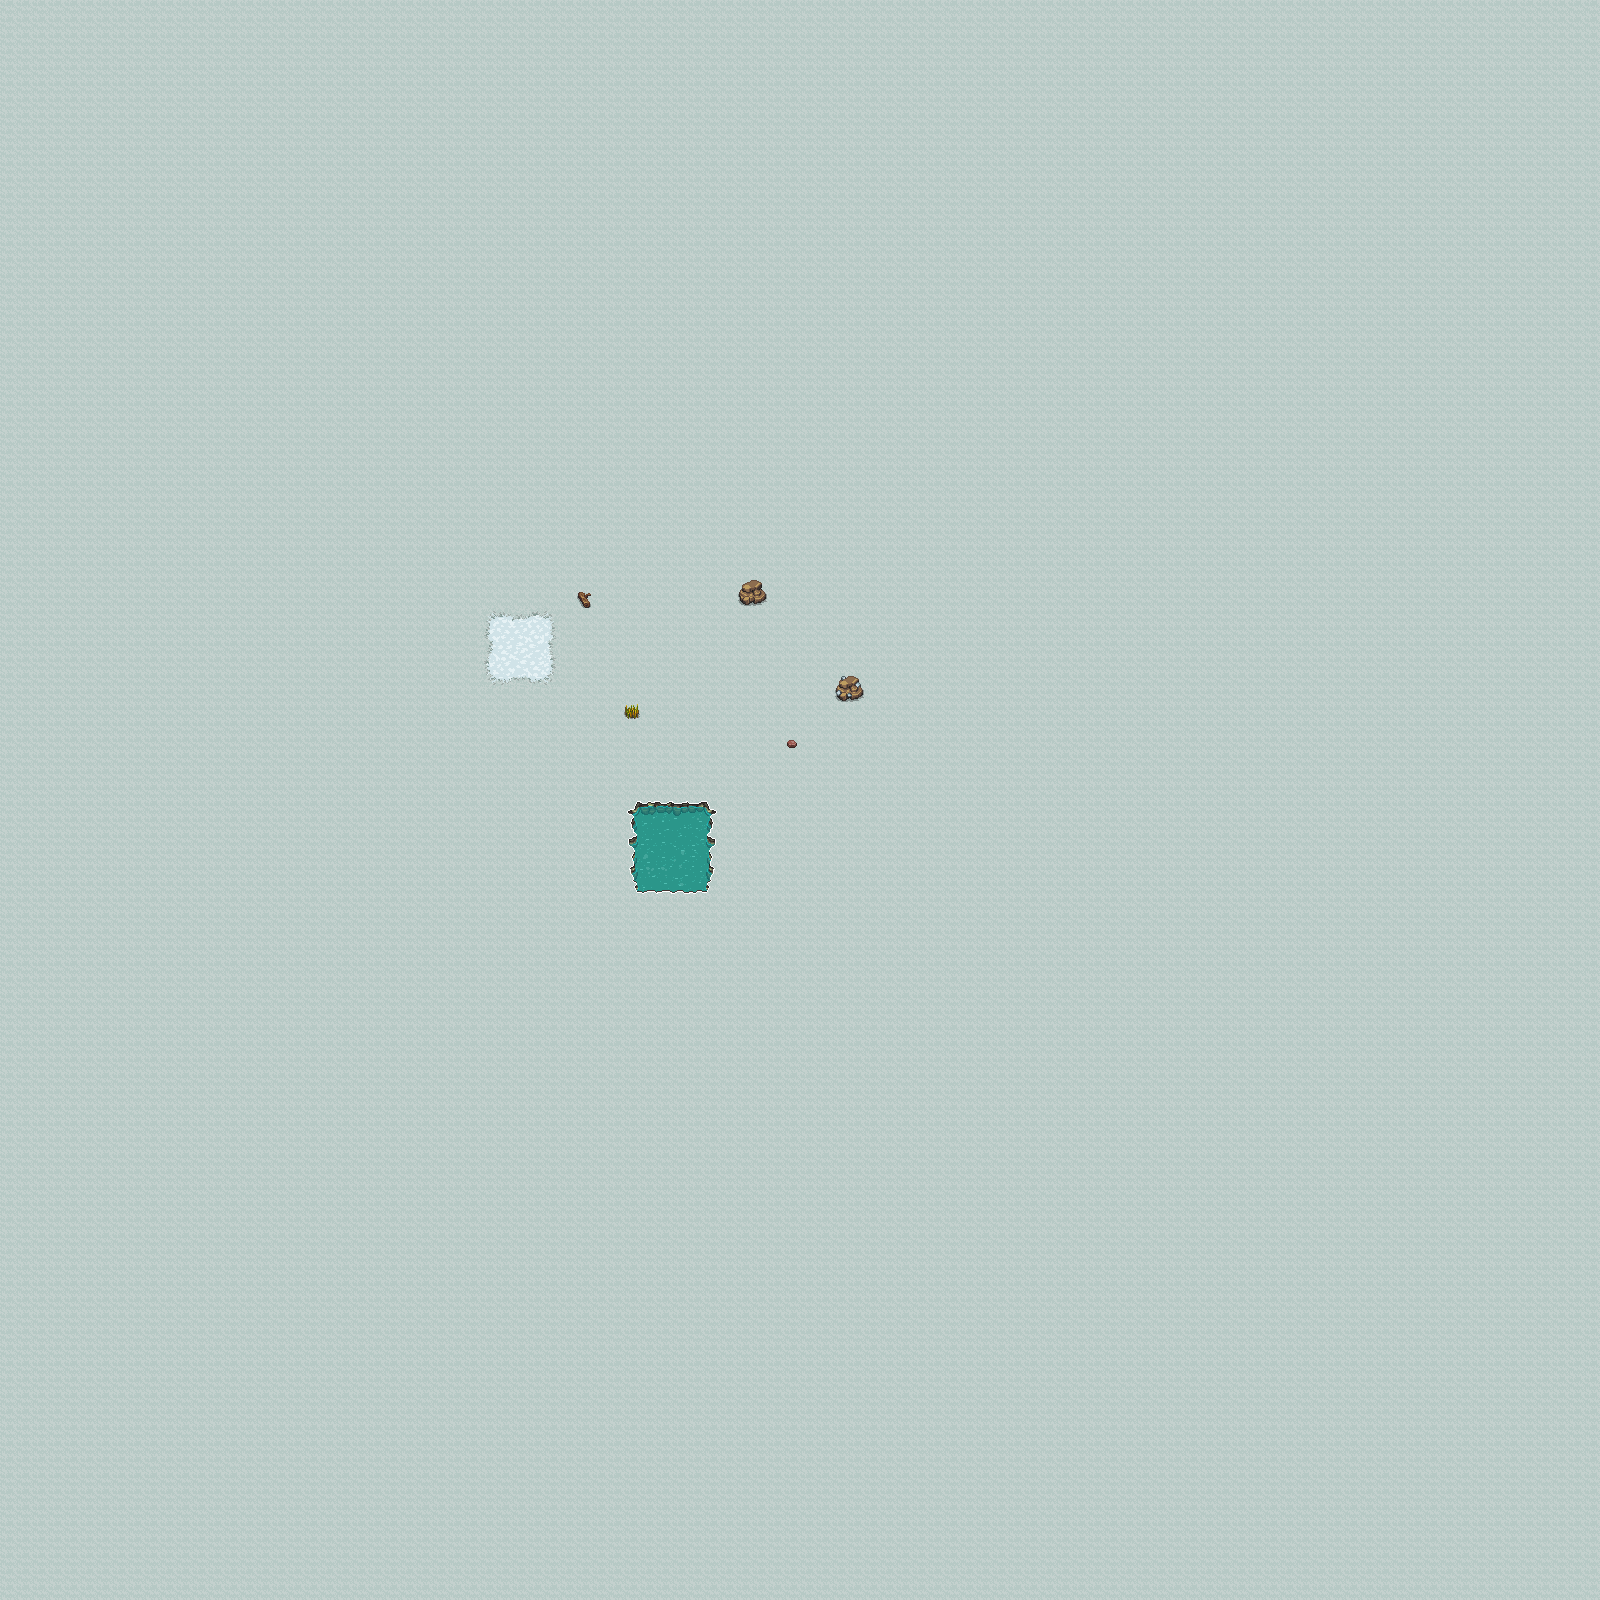

A 2D game scene composited from a Tiled map and its tileset images. What follows is a short description and the map's XML, with each tile layer's data collapsed to a summary:
An orthogonal 100x100 tile map with 16x16 px tiles, 4 tile layers (Ground, ResourceGraphics, FarmableGraphics, Water), 3 tilesets and 11 objects (Player, Straw, Wood, Stone, Iron, ...).

<map version="1.10" tiledversion="1.10.2" orientation="orthogonal" renderorder="right-down" width="100" height="100" tilewidth="16" tileheight="16" infinite="0" nextlayerid="9" nextobjectid="16">
 <tileset firstgid="1" source="CL_MainLev_winter.tsx" />
 <tileset firstgid="3969" source="CL_Crops_Mining.tsx" />
 <tileset firstgid="5579" source="CL_Crafting.tsx" />
 <layer id="1" name="Ground" width="100" height="100">
  <data>[10000 cells, 10000 non-empty, 1 distinct tile ids]</data>
 </layer>
 <layer id="3" name="ResourceGraphics" width="100" height="100">
  <data>[10000 cells, 29 non-empty, 29 distinct tile ids]</data>
 </layer>
 <layer id="7" name="FarmableGraphics" width="100" height="100">
  <data>[10000 cells, 25 non-empty, 25 distinct tile ids]</data>
 </layer>
 <layer id="4" name="Water" width="100" height="100">
  <data>[10000 cells, 36 non-empty, 36 distinct tile ids]</data>
 </layer>
 <objectgroup id="2" name="Spawnpoints">
  <object id="1" type="Player" x="736" y="704" width="16" height="16" />
 </objectgroup>
 <objectgroup id="5" name="Resources">
  <object id="3" type="Straw" x="624" y="704" width="16" height="16" />
  <object id="4" type="Wood" x="576" y="592" width="16" height="16" />
  <object id="5" type="Stone" x="736" y="576" width="32" height="32" />
  <object id="6" type="Iron" x="832" y="672" width="32" height="32" />
  <object id="7" type="Copper" x="784" y="736" width="16" height="16" />
  <object id="9" type="Water" x="640" y="800" width="64" height="96" />
  <object id="13" type="ClayGround" x="528" y="720" width="48" height="48" />
  <object id="14" type="IronGround" x="800" y="768" width="48" height="48" />
 </objectgroup>
 <objectgroup id="6" name="CollisionBoxes">
  <object id="8" x="630" y="802" width="86" height="92" />
 </objectgroup>
 <objectgroup id="8" name="Farmable">
  <object id="15" x="496" y="624" width="48" height="48" />
 </objectgroup>
</map>
